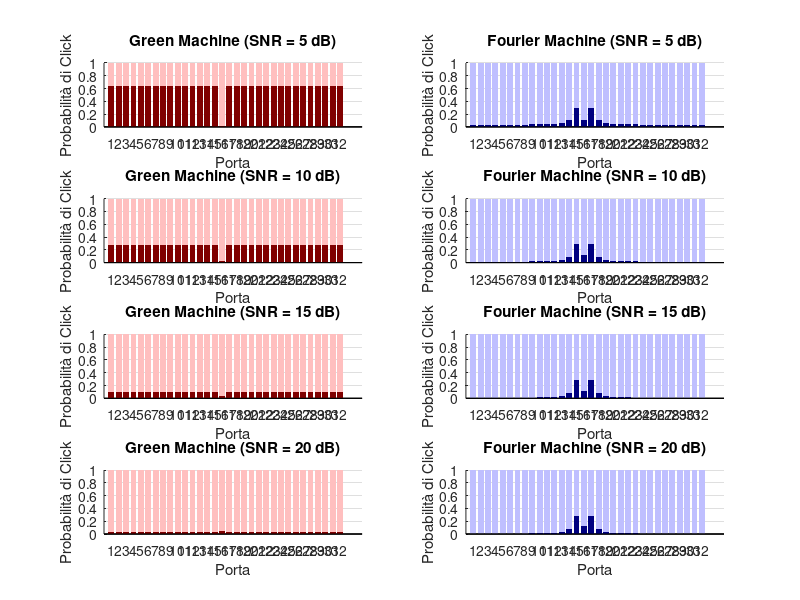

This chart was generated by the following MATLAB code: (Note: this script raises an error after producing the figure.)
%% Visualizzazione delle probabilità di click per diverse SNR
%
% Questo script visualizza la probabilità di click per ciascuna porta delle
% due macchine (Green Machine e Fourier Machine) su quattro subplot, ciascuno con un diverso valore di SNR.
%

clear;
close all;

%% Parametri
M = 32;               % Numero di porte (codewords Hadamard/Fourier)
m = floor(M / 2);     % La porta selezionata (porta corretta)
SNRdB_list = [5, 10, 15, 20]; % Diversi valori di SNR in dB

%% Numero medio di fotoni
n_R = 0.1;

%% Preparazione della figura
figure;

%% Loop sui diversi valori di SNR
for i = 1:length(SNRdB_list)
    SNRdB = SNRdB_list(i);          % SNR in dB
    SNR = 10^(SNRdB / 10);          % Conversione in scala lineare
    n_N_H = n_R / SNR;            % Fotoni di rumore per Green Machine
    n_N_F = n_R / (SNR * M);      % Fotoni di rumore per Fourier Machine

    %% Probabilità di click per ciascuna porta
    clickProb_H = zeros(1, M); % Probabilità per Green Machine (Hadamard)
    clickProb_F = zeros(1, M); % Probabilità per Fourier Machine

    %% Calcolo della probabilità di click per la Green Machine (Hadamard)
    for port = 1:M
        if port == m
            % Porta corretta
            clickProb_H(port) = exp(- (M * n_R + M*n_N_H));
        else
            % Porte sbagliate
            clickProb_H(port) = 1 - exp(-M*n_N_H);
        end
    end

    %% Calcolo della probabilità di click per la Fourier Machine
    for port = 1:M
        if port == m
            % Porta corretta
            clickProb_F(port) = exp(- (n_R * (2 * (M^2) + 1) / (3 * M)) - M*n_N_F);
        else
            % Porte sbagliate
            I_mm_diff = n_R / (M * sin((pi * (port - m)) / M)^2);
            clickProb_F(port) = 1 - exp(- (I_mm_diff + M*n_N_F));
        end
    end



    %% Plot per la Green Machine
    subplot(4, 2, 2 * i - 1); % Subplot dispari per Green Machine
    hold on;
    % Disegna la barra pastello (complementare)
    bar(1:M, ones(1, M), 'FaceColor', [1, 0.75, 0.75], 'EdgeColor', 'none'); % Sfondo pastello fino a 1
    % Disegna la barra rossa in foreground con il valore reale
    bar(1:M, clickProb_H, 'FaceColor', [0.5, 0, 0], 'EdgeColor', 'none'); % Probabilità reale in rosso
    title(['Green Machine (SNR = ', num2str(SNRdB), ' dB)']);
    xlabel('Porta');
    ylabel('Probabilità di Click');
    xticks(1:M);
    grid on;

    %% Plot per la Fourier Machine
    subplot(4, 2, 2 * i); % Subplot pari per Fourier Machine
    hold on;
    % Disegna la barra pastello (complementare) blu 
    bar(1:M, ones(1, M), 'FaceColor', [0.75, 0.75, 1], 'EdgeColor', 'none'); % Sfondo pastello fino a 1
    % Disegna la barra rossa in foreground con il valore reale
    bar(1:M, clickProb_F, 'FaceColor', [0, 0, 0.5], 'EdgeColor', 'none'); % Probabilità reale in blu
    title(['Fourier Machine (SNR = ', num2str(SNRdB), ' dB)']);
    xlabel('Porta');
    ylabel('Probabilità di Click');
    xticks(1:M);
    grid on;

end

%% Impostazioni grafiche generali
sgtitle('Probabilità di Click per Green Machine e Fourier Machine a Diversi Valori di SNR');

